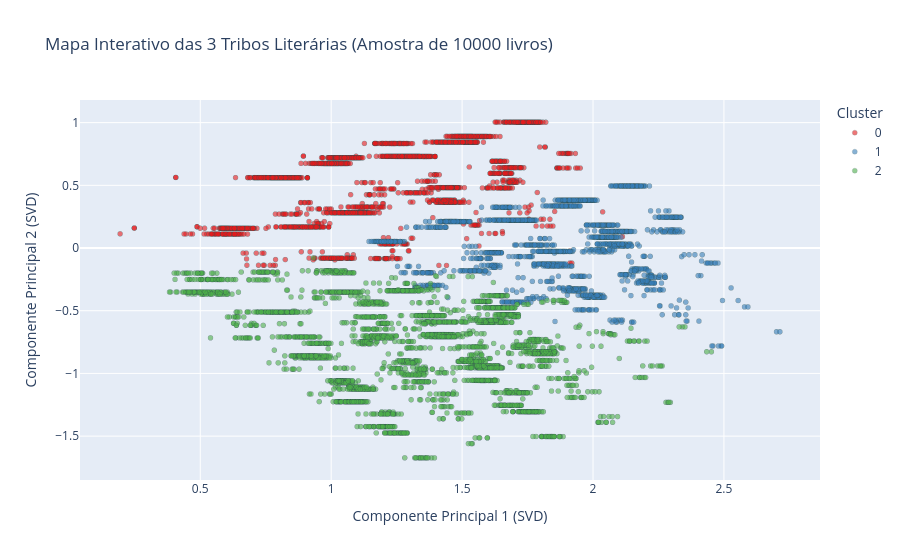

This figure's notebook cell:
### Markdown cell above
## 6. Visualização 2D das Tribos Literárias (SVD)
Para mapear a estrutura multidimensional das Tribos Literárias (que foi treinada em uma matriz de 12 dimensões) no plano cartesiano, aplicamos o método **SVD (Singular Value Decomposition)** com 2 componentes.
Como nossa matriz de features é estritamente não-negativa (gêneros binários de 0 ou 1 e numéricos escalonados de 0 a 1), o SVD preserva a escala original não-negativa para o primeiro componente (variando de 0 a 2+), proporcionando um gráfico idêntico em estilo e limites ao gerado no Notebook 04 original.

### Code cell
from sklearn.decomposition import TruncatedSVD

# Aplicar TruncatedSVD para projetar as 12 features em 2D
svd_2d = TruncatedSVD(n_components=2, random_state=SEED)
X_svd = svd_2d.fit_transform(X_model)

# Salvar no dataframe original para exportação
df['svd_x'] = X_svd[:, 0]
df['svd_y'] = X_svd[:, 1]

print(f"Variância explicada pelos 2 primeiros componentes do SVD: {svd_2d.explained_variance_ratio_.sum() * 100:.2f}%")

# Criar DataFrame temporário para plotagem interativa (amostra de 10000 livros para performance)
df_plot = df.copy()
df_plot['Cluster'] = df_plot['cluster'].astype(str)
df_plot_sample = df_plot.sample(10000, random_state=SEED)

# Gráfico de dispersão interativo com Plotly Express (estilo padrão claro do Notebook 04)
fig_clusters = px.scatter(
    df_plot_sample, 
    x='svd_x', 
    y='svd_y', 
    color='Cluster', 
    hover_name='title',
    hover_data=['author', 'rating', 'pages'],
    title='Mapa Interativo das 3 Tribos Literárias (Amostra de 10000 livros)',
    category_orders={'Cluster': ['0', '1', '2']},
    color_discrete_sequence=px.colors.qualitative.Set1,
    labels={'svd_x': 'Componente Principal 1 (SVD)', 'svd_y': 'Componente Principal 2 (SVD)'}
)

fig_clusters.update_traces(marker=dict(size=5, opacity=0.6, line=dict(width=0.3, color='DarkSlateGrey')))
fig_clusters.show()

### Figure 1 — Plotly figure (JSON) as saved in the notebook; plotly's stock layout.template omitted (floating-point values rounded to 4 significant figures; data arrays with more than 128 entries replaced by an {"elided": "..."} marker saying what was removed)
{"data": [{"customdata": {"elided": "3834x3 mixed values"}, "hovertemplate": "<b>%{hovertext}</b><br><br>Cluster=0<br>Componente Principal 1 (SVD)=%{x}<br>Componente Principal 2 (SVD)=%{y}<br>author=%{customdata[0]}<br>rating=%{customdata[1]}<br>pages=%{customdata[2]}<extra></extra>", "hovertext": {"elided": "3834 str values"}, "legendgroup": "0", "marker": {"color": "rgb(228,26,28)", "symbol": "circle", "line": {"color": "DarkSlateGrey", "width": 0.3}, "opacity": 0.6, "size": 5}, "mode": "markers", "name": "0", "showlegend": true, "x": {"elided": "3834 float values"}, "xaxis": "x", "y": {"elided": "3834 float values"}, "yaxis": "y", "type": "scattergl"}, {"customdata": {"elided": "2620x3 mixed values"}, "hovertemplate": "<b>%{hovertext}</b><br><br>Cluster=1<br>Componente Principal 1 (SVD)=%{x}<br>Componente Principal 2 (SVD)=%{y}<br>author=%{customdata[0]}<br>rating=%{customdata[1]}<br>pages=%{customdata[2]}<extra></extra>", "hovertext": {"elided": "2620 str values"}, "legendgroup": "1", "marker": {"color": "rgb(55,126,184)", "symbol": "circle", "line": {"color": "DarkSlateGrey", "width": 0.3}, "opacity": 0.6, "size": 5}, "mode": "markers", "name": "1", "showlegend": true, "x": {"elided": "2620 float values"}, "xaxis": "x", "y": {"elided": "2620 float values"}, "yaxis": "y", "type": "scattergl"}, {"customdata": {"elided": "3546x3 mixed values"}, "hovertemplate": "<b>%{hovertext}</b><br><br>Cluster=2<br>Componente Principal 1 (SVD)=%{x}<br>Componente Principal 2 (SVD)=%{y}<br>author=%{customdata[0]}<br>rating=%{customdata[1]}<br>pages=%{customdata[2]}<extra></extra>", "hovertext": {"elided": "3546 str values"}, "legendgroup": "2", "marker": {"color": "rgb(77,175,74)", "symbol": "circle", "line": {"color": "DarkSlateGrey", "width": 0.3}, "opacity": 0.6, "size": 5}, "mode": "markers", "name": "2", "showlegend": true, "x": {"elided": "3546 float values"}, "xaxis": "x", "y": {"elided": "3546 float values"}, "yaxis": "y", "type": "scattergl"}], "layout": {"xaxis": {"anchor": "y", "domain": [0.0, 1.0], "title": {"text": "Componente Principal 1 (SVD)"}}, "yaxis": {"anchor": "x", "domain": [0.0, 1.0], "title": {"text": "Componente Principal 2 (SVD)"}}, "legend": {"title": {"text": "Cluster"}, "tracegroupgap": 0}, "title": {"text": "Mapa Interativo das 3 Tribos Literárias (Amostra de 10000 livros)"}}}
